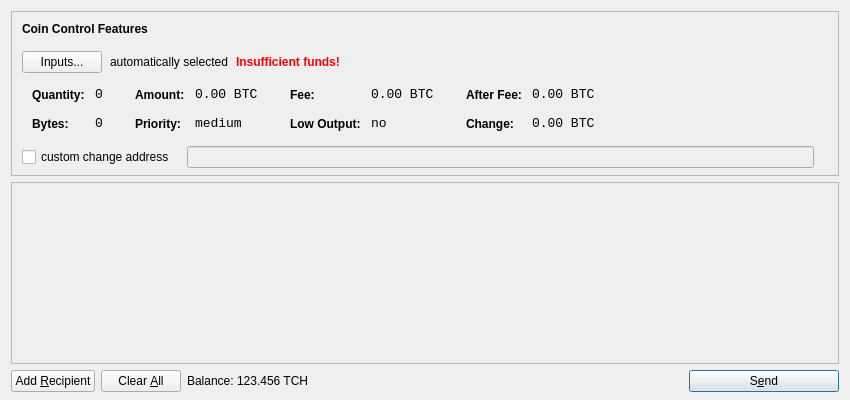
<?xml version="1.0" encoding="UTF-8"?>
<ui version="4.0">
 <class>SendCoinsDialog</class>
 <widget class="QDialog" name="SendCoinsDialog">
  <property name="geometry">
   <rect>
    <x>0</x>
    <y>0</y>
    <width>850</width>
    <height>400</height>
   </rect>
  </property>
  <property name="windowTitle">
   <string>Send Coins</string>
  </property>
  <layout class="QVBoxLayout" name="verticalLayout" stretch="0,1,0">
   <property name="bottomMargin">
    <number>8</number>
   </property>
   <item>
    <widget class="QFrame" name="frameCoinControl">
     <property name="sizePolicy">
      <sizepolicy hsizetype="Expanding" vsizetype="Expanding">
       <horstretch>0</horstretch>
       <verstretch>0</verstretch>
      </sizepolicy>
     </property>
     <property name="maximumSize">
      <size>
       <width>16777215</width>
       <height>16777215</height>
      </size>
     </property>
     <property name="frameShape">
      <enum>QFrame::StyledPanel</enum>
     </property>
     <property name="frameShadow">
      <enum>QFrame::Sunken</enum>
     </property>
     <layout class="QVBoxLayout" name="verticalLayoutCoinControl2">
      <property name="spacing">
       <number>-1</number>
      </property>
      <property name="leftMargin">
       <number>0</number>
      </property>
      <property name="topMargin">
       <number>0</number>
      </property>
      <property name="rightMargin">
       <number>0</number>
      </property>
      <property name="bottomMargin">
       <number>6</number>
      </property>
      <item>
       <layout class="QVBoxLayout" name="verticalLayoutCoinControl" stretch="0,0,0,0,1">
        <property name="spacing">
         <number>0</number>
        </property>
        <property name="leftMargin">
         <number>10</number>
        </property>
        <property name="topMargin">
         <number>10</number>
        </property>
        <item>
         <layout class="QHBoxLayout" name="horizontalLayoutCoinControl1">
          <property name="bottomMargin">
           <number>15</number>
          </property>
          <item>
           <widget class="QLabel" name="labelCoinControlFeatures">
            <property name="sizePolicy">
             <sizepolicy hsizetype="Preferred" vsizetype="Maximum">
              <horstretch>0</horstretch>
              <verstretch>0</verstretch>
             </sizepolicy>
            </property>
            <property name="font">
             <font>
              <weight>75</weight>
              <bold>true</bold>
             </font>
            </property>
            <property name="styleSheet">
             <string notr="true">font-weight:bold;</string>
            </property>
            <property name="text">
             <string>Coin Control Features</string>
            </property>
           </widget>
          </item>
         </layout>
        </item>
        <item>
         <layout class="QHBoxLayout" name="horizontalLayoutCoinControl2" stretch="0,0,0,0">
          <property name="spacing">
           <number>8</number>
          </property>
          <property name="bottomMargin">
           <number>10</number>
          </property>
          <item>
           <widget class="QPushButton" name="pushButtonCoinControl">
            <property name="styleSheet">
             <string notr="true"/>
            </property>
            <property name="text">
             <string>Inputs...</string>
            </property>
           </widget>
          </item>
          <item>
           <widget class="QLabel" name="labelCoinControlAutomaticallySelected">
            <property name="text">
             <string>automatically selected</string>
            </property>
            <property name="margin">
             <number>5</number>
            </property>
           </widget>
          </item>
          <item>
           <widget class="QLabel" name="labelCoinControlInsuffFunds">
            <property name="font">
             <font>
              <weight>75</weight>
              <bold>true</bold>
             </font>
            </property>
            <property name="styleSheet">
             <string notr="true">color:red;font-weight:bold;</string>
            </property>
            <property name="text">
             <string>Insufficient funds!</string>
            </property>
            <property name="margin">
             <number>5</number>
            </property>
           </widget>
          </item>
          <item>
           <spacer name="horizontalSpacerCoinControl">
            <property name="orientation">
             <enum>Qt::Horizontal</enum>
            </property>
            <property name="sizeHint" stdset="0">
             <size>
              <width>40</width>
              <height>1</height>
             </size>
            </property>
           </spacer>
          </item>
         </layout>
        </item>
        <item>
         <widget class="QWidget" name="widgetCoinControl" native="true">
          <property name="sizePolicy">
           <sizepolicy hsizetype="Preferred" vsizetype="Preferred">
            <horstretch>0</horstretch>
            <verstretch>0</verstretch>
           </sizepolicy>
          </property>
          <property name="minimumSize">
           <size>
            <width>0</width>
            <height>0</height>
           </size>
          </property>
          <property name="styleSheet">
           <string notr="true"/>
          </property>
          <layout class="QHBoxLayout" name="horizontalLayoutCoinControl5">
           <property name="margin">
            <number>0</number>
           </property>
           <item>
            <layout class="QHBoxLayout" name="horizontalLayoutCoinControl3" stretch="0,0,0,1">
             <property name="spacing">
              <number>20</number>
             </property>
             <property name="topMargin">
              <number>0</number>
             </property>
             <property name="bottomMargin">
              <number>10</number>
             </property>
             <item>
              <layout class="QFormLayout" name="formLayoutCoinControl1">
               <property name="horizontalSpacing">
                <number>10</number>
               </property>
               <property name="verticalSpacing">
                <number>14</number>
               </property>
               <property name="leftMargin">
                <number>10</number>
               </property>
               <property name="topMargin">
                <number>4</number>
               </property>
               <property name="rightMargin">
                <number>6</number>
               </property>
               <item row="0" column="0">
                <widget class="QLabel" name="labelCoinControlQuantityText">
                 <property name="styleSheet">
                  <string notr="true">font-weight:bold;</string>
                 </property>
                 <property name="text">
                  <string>Quantity:</string>
                 </property>
                 <property name="margin">
                  <number>0</number>
                 </property>
                </widget>
               </item>
               <item row="0" column="1">
                <widget class="QLabel" name="labelCoinControlQuantity">
                 <property name="font">
                  <font>
                   <family>Monospace</family>
                   <pointsize>10</pointsize>
                  </font>
                 </property>
                 <property name="cursor">
                  <cursorShape>IBeamCursor</cursorShape>
                 </property>
                 <property name="contextMenuPolicy">
                  <enum>Qt::ActionsContextMenu</enum>
                 </property>
                 <property name="text">
                  <string notr="true">0</string>
                 </property>
                 <property name="margin">
                  <number>0</number>
                 </property>
                 <property name="textInteractionFlags">
                  <set>Qt::LinksAccessibleByMouse|Qt::TextSelectableByKeyboard|Qt::TextSelectableByMouse</set>
                 </property>
                </widget>
               </item>
               <item row="1" column="0">
                <widget class="QLabel" name="labelCoinControlBytesText">
                 <property name="styleSheet">
                  <string notr="true">font-weight:bold;</string>
                 </property>
                 <property name="text">
                  <string>Bytes:</string>
                 </property>
                </widget>
               </item>
               <item row="1" column="1">
                <widget class="QLabel" name="labelCoinControlBytes">
                 <property name="font">
                  <font>
                   <family>Monospace</family>
                   <pointsize>10</pointsize>
                  </font>
                 </property>
                 <property name="cursor">
                  <cursorShape>IBeamCursor</cursorShape>
                 </property>
                 <property name="contextMenuPolicy">
                  <enum>Qt::ActionsContextMenu</enum>
                 </property>
                 <property name="text">
                  <string notr="true">0</string>
                 </property>
                 <property name="textInteractionFlags">
                  <set>Qt::LinksAccessibleByMouse|Qt::TextSelectableByKeyboard|Qt::TextSelectableByMouse</set>
                 </property>
                </widget>
               </item>
              </layout>
             </item>
             <item>
              <layout class="QFormLayout" name="formLayoutCoinControl2">
               <property name="horizontalSpacing">
                <number>10</number>
               </property>
               <property name="verticalSpacing">
                <number>14</number>
               </property>
               <property name="leftMargin">
                <number>6</number>
               </property>
               <property name="topMargin">
                <number>4</number>
               </property>
               <property name="rightMargin">
                <number>6</number>
               </property>
               <item row="0" column="0">
                <widget class="QLabel" name="labelCoinControlAmountText">
                 <property name="styleSheet">
                  <string notr="true">font-weight:bold;</string>
                 </property>
                 <property name="text">
                  <string>Amount:</string>
                 </property>
                 <property name="margin">
                  <number>0</number>
                 </property>
                </widget>
               </item>
               <item row="0" column="1">
                <widget class="QLabel" name="labelCoinControlAmount">
                 <property name="font">
                  <font>
                   <family>Monospace</family>
                   <pointsize>10</pointsize>
                  </font>
                 </property>
                 <property name="cursor">
                  <cursorShape>IBeamCursor</cursorShape>
                 </property>
                 <property name="contextMenuPolicy">
                  <enum>Qt::ActionsContextMenu</enum>
                 </property>
                 <property name="text">
                  <string notr="true">0.00 BTC</string>
                 </property>
                 <property name="textInteractionFlags">
                  <set>Qt::LinksAccessibleByMouse|Qt::TextSelectableByKeyboard|Qt::TextSelectableByMouse</set>
                 </property>
                </widget>
               </item>
               <item row="1" column="0">
                <widget class="QLabel" name="labelCoinControlPriorityText">
                 <property name="styleSheet">
                  <string notr="true">font-weight:bold;</string>
                 </property>
                 <property name="text">
                  <string>Priority:</string>
                 </property>
                </widget>
               </item>
               <item row="1" column="1">
                <widget class="QLabel" name="labelCoinControlPriority">
                 <property name="font">
                  <font>
                   <family>Monospace</family>
                   <pointsize>10</pointsize>
                  </font>
                 </property>
                 <property name="cursor">
                  <cursorShape>IBeamCursor</cursorShape>
                 </property>
                 <property name="contextMenuPolicy">
                  <enum>Qt::ActionsContextMenu</enum>
                 </property>
                 <property name="text">
                  <string>medium</string>
                 </property>
                 <property name="textInteractionFlags">
                  <set>Qt::LinksAccessibleByMouse|Qt::TextSelectableByKeyboard|Qt::TextSelectableByMouse</set>
                 </property>
                </widget>
               </item>
              </layout>
             </item>
             <item>
              <layout class="QFormLayout" name="formLayoutCoinControl3">
               <property name="horizontalSpacing">
                <number>10</number>
               </property>
               <property name="verticalSpacing">
                <number>14</number>
               </property>
               <property name="leftMargin">
                <number>6</number>
               </property>
               <property name="topMargin">
                <number>4</number>
               </property>
               <property name="rightMargin">
                <number>6</number>
               </property>
               <item row="0" column="0">
                <widget class="QLabel" name="labelCoinControlFeeText">
                 <property name="styleSheet">
                  <string notr="true">font-weight:bold;</string>
                 </property>
                 <property name="text">
                  <string>Fee:</string>
                 </property>
                 <property name="margin">
                  <number>0</number>
                 </property>
                </widget>
               </item>
               <item row="0" column="1">
                <widget class="QLabel" name="labelCoinControlFee">
                 <property name="font">
                  <font>
                   <family>Monospace</family>
                   <pointsize>10</pointsize>
                  </font>
                 </property>
                 <property name="cursor">
                  <cursorShape>IBeamCursor</cursorShape>
                 </property>
                 <property name="contextMenuPolicy">
                  <enum>Qt::ActionsContextMenu</enum>
                 </property>
                 <property name="text">
                  <string notr="true">0.00 BTC</string>
                 </property>
                 <property name="textInteractionFlags">
                  <set>Qt::LinksAccessibleByMouse|Qt::TextSelectableByKeyboard|Qt::TextSelectableByMouse</set>
                 </property>
                </widget>
               </item>
               <item row="1" column="0">
                <widget class="QLabel" name="labelCoinControlLowOutputText">
                 <property name="styleSheet">
                  <string notr="true">font-weight:bold;</string>
                 </property>
                 <property name="text">
                  <string>Low Output:</string>
                 </property>
                </widget>
               </item>
               <item row="1" column="1">
                <widget class="QLabel" name="labelCoinControlLowOutput">
                 <property name="font">
                  <font>
                   <family>Monospace</family>
                   <pointsize>10</pointsize>
                  </font>
                 </property>
                 <property name="cursor">
                  <cursorShape>IBeamCursor</cursorShape>
                 </property>
                 <property name="contextMenuPolicy">
                  <enum>Qt::ActionsContextMenu</enum>
                 </property>
                 <property name="text">
                  <string>no</string>
                 </property>
                 <property name="textInteractionFlags">
                  <set>Qt::LinksAccessibleByMouse|Qt::TextSelectableByKeyboard|Qt::TextSelectableByMouse</set>
                 </property>
                </widget>
               </item>
              </layout>
             </item>
             <item>
              <layout class="QFormLayout" name="formLayoutCoinControl4">
               <property name="horizontalSpacing">
                <number>10</number>
               </property>
               <property name="verticalSpacing">
                <number>14</number>
               </property>
               <property name="leftMargin">
                <number>6</number>
               </property>
               <property name="topMargin">
                <number>4</number>
               </property>
               <property name="rightMargin">
                <number>6</number>
               </property>
               <item row="0" column="0">
                <widget class="QLabel" name="labelCoinControlAfterFeeText">
                 <property name="styleSheet">
                  <string notr="true">font-weight:bold;</string>
                 </property>
                 <property name="text">
                  <string>After Fee:</string>
                 </property>
                 <property name="margin">
                  <number>0</number>
                 </property>
                </widget>
               </item>
               <item row="0" column="1">
                <widget class="QLabel" name="labelCoinControlAfterFee">
                 <property name="font">
                  <font>
                   <family>Monospace</family>
                   <pointsize>10</pointsize>
                  </font>
                 </property>
                 <property name="cursor">
                  <cursorShape>IBeamCursor</cursorShape>
                 </property>
                 <property name="contextMenuPolicy">
                  <enum>Qt::ActionsContextMenu</enum>
                 </property>
                 <property name="text">
                  <string notr="true">0.00 BTC</string>
                 </property>
                 <property name="textInteractionFlags">
                  <set>Qt::LinksAccessibleByMouse|Qt::TextSelectableByKeyboard|Qt::TextSelectableByMouse</set>
                 </property>
                </widget>
               </item>
               <item row="1" column="0">
                <widget class="QLabel" name="labelCoinControlChangeText">
                 <property name="styleSheet">
                  <string notr="true">font-weight:bold;</string>
                 </property>
                 <property name="text">
                  <string>Change:</string>
                 </property>
                </widget>
               </item>
               <item row="1" column="1">
                <widget class="QLabel" name="labelCoinControlChange">
                 <property name="font">
                  <font>
                   <family>Monospace</family>
                   <pointsize>10</pointsize>
                  </font>
                 </property>
                 <property name="cursor">
                  <cursorShape>IBeamCursor</cursorShape>
                 </property>
                 <property name="contextMenuPolicy">
                  <enum>Qt::ActionsContextMenu</enum>
                 </property>
                 <property name="text">
                  <string notr="true">0.00 BTC</string>
                 </property>
                 <property name="textInteractionFlags">
                  <set>Qt::LinksAccessibleByMouse|Qt::TextSelectableByKeyboard|Qt::TextSelectableByMouse</set>
                 </property>
                </widget>
               </item>
              </layout>
             </item>
            </layout>
           </item>
          </layout>
         </widget>
        </item>
        <item>
         <layout class="QHBoxLayout" name="horizontalLayoutCoinControl4" stretch="0,0,0">
          <property name="spacing">
           <number>12</number>
          </property>
          <property name="sizeConstraint">
           <enum>QLayout::SetDefaultConstraint</enum>
          </property>
          <property name="topMargin">
           <number>5</number>
          </property>
          <property name="rightMargin">
           <number>5</number>
          </property>
          <item>
           <widget class="QCheckBox" name="checkBoxCoinControlChange">
            <property name="text">
             <string>custom change address</string>
            </property>
           </widget>
          </item>
          <item>
           <widget class="QLineEdit" name="lineEditCoinControlChange">
            <property name="enabled">
             <bool>false</bool>
            </property>
            <property name="sizePolicy">
             <sizepolicy hsizetype="Expanding" vsizetype="Fixed">
              <horstretch>0</horstretch>
              <verstretch>0</verstretch>
             </sizepolicy>
            </property>
           </widget>
          </item>
          <item>
           <widget class="QLabel" name="labelCoinControlChangeLabel">
            <property name="sizePolicy">
             <sizepolicy hsizetype="Preferred" vsizetype="Expanding">
              <horstretch>0</horstretch>
              <verstretch>0</verstretch>
             </sizepolicy>
            </property>
            <property name="minimumSize">
             <size>
              <width>0</width>
              <height>0</height>
             </size>
            </property>
            <property name="text">
             <string/>
            </property>
            <property name="margin">
             <number>3</number>
            </property>
           </widget>
          </item>
         </layout>
        </item>
        <item>
         <spacer name="verticalSpacerCoinControl">
          <property name="orientation">
           <enum>Qt::Vertical</enum>
          </property>
          <property name="sizeHint" stdset="0">
           <size>
            <width>800</width>
            <height>1</height>
           </size>
          </property>
         </spacer>
        </item>
       </layout>
      </item>
     </layout>
    </widget>
   </item>
   <item>
    <widget class="QScrollArea" name="scrollArea">
     <property name="widgetResizable">
      <bool>true</bool>
     </property>
     <widget class="QWidget" name="scrollAreaWidgetContents">
      <property name="geometry">
       <rect>
        <x>0</x>
        <y>0</y>
        <width>830</width>
        <height>165</height>
       </rect>
      </property>
      <layout class="QVBoxLayout" name="verticalLayout_2">
       <property name="margin">
        <number>0</number>
       </property>
       <item>
        <layout class="QVBoxLayout" name="entries">
         <property name="spacing">
          <number>6</number>
         </property>
        </layout>
       </item>
       <item>
        <spacer name="verticalSpacer">
         <property name="orientation">
          <enum>Qt::Vertical</enum>
         </property>
         <property name="sizeHint" stdset="0">
          <size>
           <width>20</width>
           <height>40</height>
          </size>
         </property>
        </spacer>
       </item>
      </layout>
     </widget>
    </widget>
   </item>
   <item>
    <layout class="QHBoxLayout" name="horizontalLayout">
     <item>
      <widget class="QPushButton" name="addButton">
       <property name="toolTip">
        <string>Send to multiple recipients at once</string>
       </property>
       <property name="text">
        <string>Add &amp;Recipient</string>
       </property>
       <property name="icon">
        <iconset resource="../bitcoin.qrc">
         <normaloff>:/icons/add</normaloff>:/icons/add</iconset>
       </property>
       <property name="autoDefault">
        <bool>false</bool>
       </property>
      </widget>
     </item>
     <item>
      <widget class="QPushButton" name="clearButton">
       <property name="sizePolicy">
        <sizepolicy hsizetype="Minimum" vsizetype="Fixed">
         <horstretch>0</horstretch>
         <verstretch>0</verstretch>
        </sizepolicy>
       </property>
       <property name="toolTip">
        <string>Remove all transaction fields</string>
       </property>
       <property name="text">
        <string>Clear &amp;All</string>
       </property>
       <property name="icon">
        <iconset resource="../bitcoin.qrc">
         <normaloff>:/icons/remove</normaloff>:/icons/remove</iconset>
       </property>
       <property name="autoRepeatDelay">
        <number>300</number>
       </property>
       <property name="autoDefault">
        <bool>false</bool>
       </property>
      </widget>
     </item>
     <item>
      <layout class="QHBoxLayout" name="horizontalLayout_2">
       <property name="spacing">
        <number>3</number>
       </property>
       <item>
        <widget class="QLabel" name="label">
         <property name="text">
          <string>Balance:</string>
         </property>
        </widget>
       </item>
       <item>
        <widget class="QLabel" name="labelBalance">
         <property name="cursor">
          <cursorShape>IBeamCursor</cursorShape>
         </property>
         <property name="text">
          <string>123.456 TCH</string>
         </property>
         <property name="textInteractionFlags">
          <set>Qt::LinksAccessibleByMouse|Qt::TextSelectableByKeyboard|Qt::TextSelectableByMouse</set>
         </property>
        </widget>
       </item>
      </layout>
     </item>
     <item>
      <spacer name="horizontalSpacer">
       <property name="orientation">
        <enum>Qt::Horizontal</enum>
       </property>
       <property name="sizeHint" stdset="0">
        <size>
         <width>40</width>
         <height>20</height>
        </size>
       </property>
      </spacer>
     </item>
     <item>
      <widget class="QPushButton" name="sendButton">
       <property name="minimumSize">
        <size>
         <width>150</width>
         <height>0</height>
        </size>
       </property>
       <property name="toolTip">
        <string>Confirm the send action</string>
       </property>
       <property name="text">
        <string>S&amp;end</string>
       </property>
       <property name="icon">
        <iconset resource="../bitcoin.qrc">
         <normaloff>:/icons/send</normaloff>:/icons/send</iconset>
       </property>
       <property name="default">
        <bool>true</bool>
       </property>
      </widget>
     </item>
    </layout>
   </item>
  </layout>
 </widget>
 <resources>
  <include location="../bitcoin.qrc"/>
 </resources>
 <connections/>
</ui>
